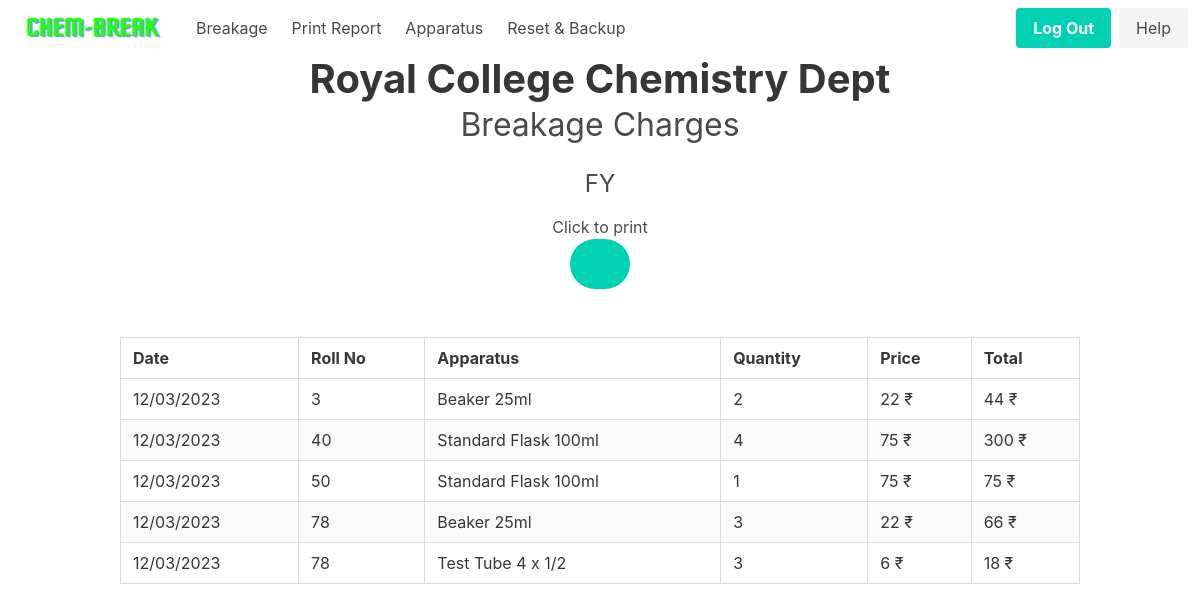
/test/home/records/fy (signed in), run on an earlier commit of the app's database.
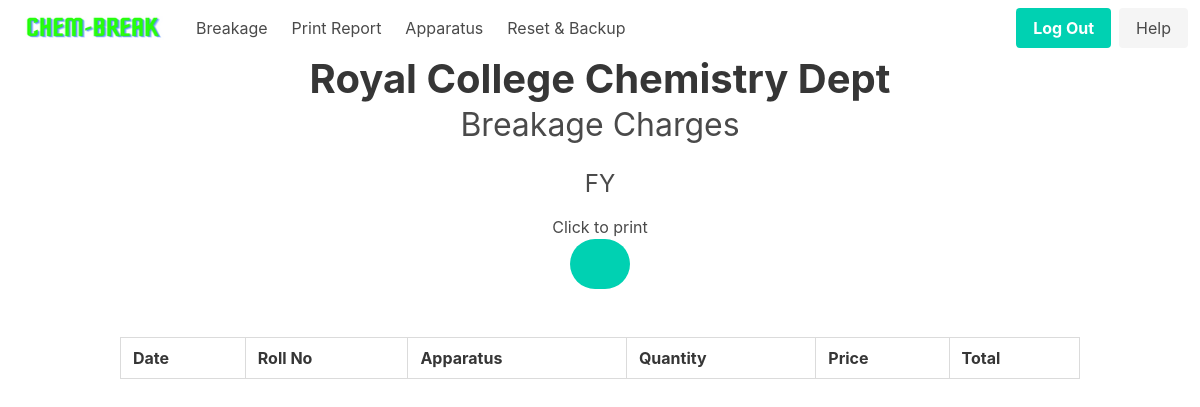
And on a later commit of the database.
### app/models.py (models this page shows, shortened)
class Student(db.Model):
    __tablename__ = "student"
    id = db.Column(db.Integer, primary_key=True)
    unique_id = db.Column(db.String(100), unique=True, nullable=False)
    roll_no = db.Column(db.String(10), nullable=False)
    class_ = db.Column(db.String(10), nullable=False)
    section = db.Column(db.String(10), nullable=False, default="Chemistry")
    total_amount = db.relationship('Bank', backref='student', lazy=True)

### app/routes.py (the view)
@main.route("/test/home/records/<string:class_name>")
@login_required
def test_class_records(class_name):
    valid_classes = ['fy', 'sy', 'ty']
    if class_name.lower() not in valid_classes:
        abort(404)
    class_students = Student.query.filter_by(class_=class_name.lower()).all()
    view_records = []
    for student in class_students:
        breakages = Breakage.query.join(Apparatus).filter(
            and_(Breakage.student_unique_id == student.unique_id)).all()
        for breakage in breakages:
            view_record = ViewRecord(
                date=breakage.date.strftime('%d/%m/%Y'),
                roll_no=student.roll_no,
                class_=student.class_,
                section=student.section,
                apparatus=breakage.apparatus.name + " " + breakage.apparatus.size,
                quantity=breakage.quantity,
                price=breakage.apparatus.price,
                total_ammount=breakage.quantity * breakage.apparatus.price
            )
            view_records.append(view_record)
    sorted_records = sorted(view_records, key=lambda x: x.roll_no)
    return render_template('class_records.html', records=sorted_records, class_name=class_name.upper())

### app/__init__.py (called while the page is built)
def create_app(config=None):
    app = Flask(__name__)
    if config:
        app.config.from_object(config)
    db.init_app(app)
    login_manager = LoginManager()
    login_manager.login_view = 'auth.login'
    login_manager.init_app(app)
    with app.app_context():
        from app.models import User, Breakage, Student, Apparatus, Record, Bank
        db.create_all()
    migrate.init_app(app, db)
    from app.models import User
    @login_manager.user_loader
    def load_user(user_id):
        return User.query.get(int(user_id))
    from .auth import auth as auth_blueprint
    app.register_blueprint(auth_blueprint)
    from .routes import main as main_blueprint
    app.register_blueprint(main_blueprint)
    return app

### app/templates/class_records.html (shortened to what this page needs)
{% extends 'nav_base.html' %}
{% block content %}
<div class="container">
    <div class="columns is-vcentered is-center">
        <div class="column">
            <h1 class="title is-2 has-text-centered has-text-weight-bold">Royal College Chemistry Dept</h1>
            <h2 class="subtitle is-3 has-text-centered">Breakage Charges</h2>
            <h3 class="subtitle is-4 has-text-centered">{{ class_name }}</h3>
        </div>
    </div>
</div>
<div class="has-text-centered no-print mt-4">
    <h2>Click to print</h2>
    <a class="button is-primary is-medium is-rounded is-fixed-bottom-right" href="#"
        onclick="window.print(); return false;">
        <span class="icon">
            <i class="fas fa-print"></i>
        </span>
    </a>
</div>
<div class="container mt-6">
    <table class="table is-bordered is-striped is-hoverable is-fullwidth">
        <thead>
            <tr>
                <th>Date</th>
                <th>Roll No</th>
                <th>Apparatus</th>
                <th>Quantity</th>
                <th>Price</th>
                <th>Total</th>
            </tr>
        </thead>
        <tbody>
            {% for record in records %}
            <tr>
                <td>{{ record.date }}</td>
                <td>{{ record.roll_no }}</td>
                <td>{{ record.apparatus }}</td>
                <td>{{ record.quantity }}</td>
                <td>{{ record.price }} ₹</td>
                <td>{{ record.total_ammount }} ₹</td>
            </tr>
            {% endfor %}
        </tbody>
    </table>
</div>
{% endblock %}

### app/templates/nav_base.html (shortened to what this page needs)
<!DOCTYPE html>
<html lang="en">
<head>
    <link rel="stylesheet" href="{{ url_for('static', filename='css/bulma.min.css')}}">
    <link rel="stylesheet" href="{{ url_for('static', filename='css/all.css')}}">
</head>
<body>
    <nav class="navbar no-print" role="navigation" aria-label="main navigation">
        <div class="navbar-brand">
            <a class="navbar-item" href="{{ url_for('main.home') }}">
                <img src="{{ url_for('static', filename='logo-home.png')}}">
            </a>
        </div>
        <div id="navbarBasicExample" class="navbar-menu">
            <div class="navbar-start">
                <a class="navbar-item" href="{{ url_for('main.breakage') }}">
                    Breakage
                </a>
                <a class="navbar-item" href="{{ url_for('main.report')}}">
                    Print Report
                </a>
                <a class="navbar-item" href="{{ url_for('main.apparatus') }}">
                    Apparatus
                </a>
                <a class="navbar-item" href="{{ url_for('main.reset_and_bakup') }}">
                    Reset & Backup
                </a>
            </div>
            <div class="navbar-end">
                <div class="navbar-item">
                    <div class="buttons">
                        <a class="button is-primary" href="{{ url_for('auth.logout')}}">
                            <strong>Log Out</strong>
                        </a>
                        <a class="button is-light" href="{{ url_for('main.help') }}">
                            Help
                        </a>
                    </div>
                </div>
            </div>
        </div>
    </nav>
    {% block content %}
    {% endblock %}
</body>
</html>

### app/static/css/all.css (style rules this page uses)
.fa, .fas, .far, .fal, .fad, .fab { -moz-osx-font-smoothing: grayscale; -webkit-font-smoothing: antialiased; display: inline-block; font-style: normal; font-variant: normal; text-rendering: auto; line-height: 1; }
.fa-print:before { content: "\f02f"; }
.fa, .fas { font-family: 'Font Awesome 5 Free'; font-weight: 900; }

### app/templates/nav_base.html (style rules this page uses)
.navbar-brand a img { width: 10rem; height: 10rem; }

What changed in the data, as far as the page shows it:
removed Student: date "12/03/2023", roll_no "3", apparatus "Beaker 25ml", quantity "2", price "22", total_ammount "44"
no longer on this page (row edited): Student: date "12/03/2023", roll_no "40", apparatus "Standard Flask 100ml", quantity "4", price "75", total_ammount "300"
no longer on this page (row edited): Student: date "12/03/2023", roll_no "50", apparatus "Standard Flask 100ml", quantity "1", price "75", total_ammount "75"
no longer on this page (row edited): Student: date "12/03/2023", roll_no "78", apparatus "Beaker 25ml", quantity "3", price "22", total_ammount "66", apparatus "Test Tube 4 x 1/2", price "6", total_ammount "18"
